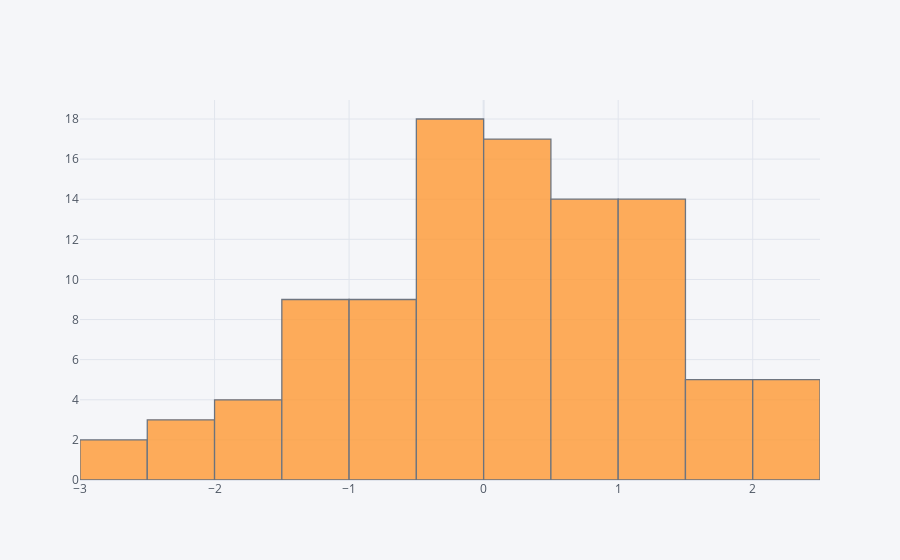

The notebook cell saved with this chart:
### Markdown cell above
### histogram

### Code cell
df['A'].iplot(kind='hist',bins=25)

### Figure 1 — Plotly figure (JSON) as saved in the notebook; plotly's stock layout.template omitted (floating-point values rounded to 4 significant figures)
{"data": [{"histfunc": "count", "histnorm": "", "marker": {"color": "rgba(255, 153, 51, 1.0)", "line": {"color": "#4D5663", "width": 1.3}}, "name": "A", "nbinsx": 25, "opacity": 0.8, "orientation": "v", "type": "histogram", "x": [-0.2609, -0.491, 0.6534, -0.1038, 0.09151, -0.2578, 1.39, -2.014, 1.126, 1.499, -1.06, -0.943, -1.262, 1.404, -0.03594, 0.305, -0.5522, -1.02, 0.6432, -0.8915, -2.186, 0.1262, 0.3921, 0.4737, -0.1706, 1.177, -0.2076, 1.239, -1.394, -1.716, 0.2209, -0.6322, 1.39, 1.011, 1.061, 0.5308, -0.9503, -1.668, -1.157, 1.522, -0.3922, 2.342, -1.486, -0.03773, 1.409, -0.7939, 0.7862, -0.7354, 0.4289, -0.27, -0.4126, 0.2707, -2.315, -0.4932, -0.204, 0.4326, -0.4638, -0.121, 0.0009502, -1.794, 1.194, 0.2861, 0.609, -1.685, -0.2094, 0.7539, -0.3078, 0.925, 2.156, -0.3083, 2.317, 1.11, 0.5987, 0.8597, -1.279, 0.9523, 2.415, 1.555, 0.642, 1.771, 1.122, -1.346, 2.091, 0.4571, 0.2239, 0.002232, 0.7903, 0.2564, 1.732, -2.635, 0.5117, 0.09494, -2.751, 0.4201, -1.322, 1.006, 0.9977, -0.9676, -0.5264, 1.914]}], "layout": {"barmode": "overlay", "legend": {"bgcolor": "#F5F6F9", "font": {"color": "#4D5663"}}, "paper_bgcolor": "#F5F6F9", "plot_bgcolor": "#F5F6F9", "title": {"font": {"color": "#4D5663"}}, "xaxis": {"gridcolor": "#E1E5ED", "showgrid": true, "tickfont": {"color": "#4D5663"}, "title": {"font": {"color": "#4D5663"}, "text": ""}, "zerolinecolor": "#E1E5ED"}, "yaxis": {"gridcolor": "#E1E5ED", "showgrid": true, "tickfont": {"color": "#4D5663"}, "title": {"font": {"color": "#4D5663"}, "text": ""}, "zerolinecolor": "#E1E5ED"}}}
